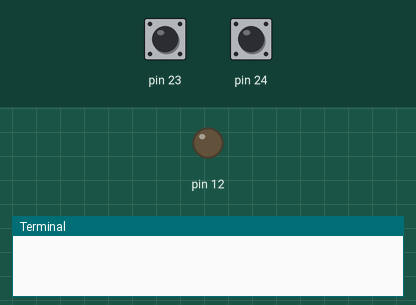
The program below on a simulated Raspberry Pi (header pin numbers). Parts: output pins drawn as LEDs (lit = HIGH), the last lines printed to the terminal. The test bench sets the inputs (shaded band); at power-on: pin 23 LOW, pin 24 HIGH.

Above: at 1.2 s.
1.3 s: pin 23 pulled HIGH for 0.15 s
At 2.1 s:
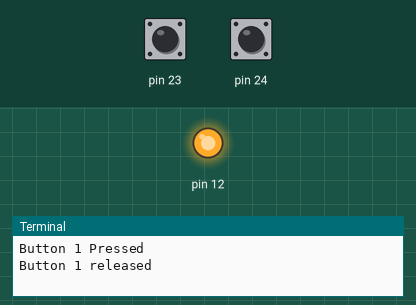
2.9 s: pin 24 pulled LOW for 0.15 s
At 3.3 s:
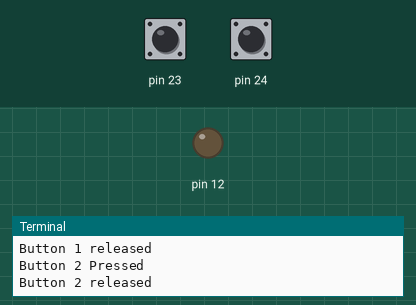
4.5 s: pin 23 pulled HIGH for 1 s
At 5.8 s:
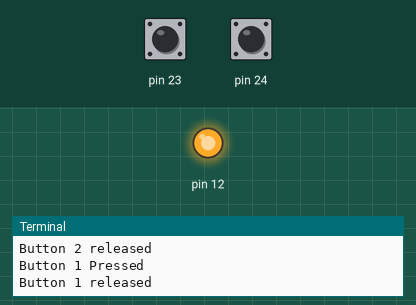
Timing chart, 0 to 7.5 s (numbered marks = the images above; inputs shaded):
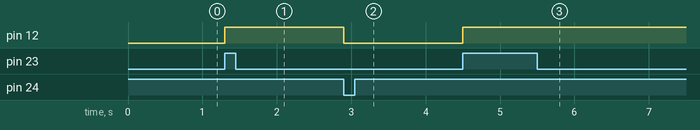

Measured:
- after the input at 1.3 s, pin 12: LOW → HIGH at once
- after the input at 2.9 s, pin 12: HIGH → LOW at once
- after the input at 4.5 s, pin 12: LOW → HIGH at once

The program:

LEDandButton.py
```python
#!/usr/bin/env python

import RPi.GPIO as GPIO
import time

GPIO.setmode(GPIO.BOARD) #BCM -- GPIO Number ; BOARD -- Pin Number
GPIO.setup(12,GPIO.OUT)
GPIO.setup(23, GPIO.IN, pull_up_down = GPIO.PUD_DOWN)
GPIO.setup(24, GPIO.IN, pull_up_down = GPIO.PUD_UP)


try:
	while True:


		GPIO.wait_for_edge(23, GPIO.RISING)
		print("Button 1 Pressed")
		GPIO.output(12,True)

		GPIO.wait_for_edge(23, GPIO.FALLING)
		print("Button 1 released")

		GPIO.wait_for_edge(24, GPIO.FALLING)
		print("Button 2 Pressed")
		GPIO.output(12,False)
		GPIO.wait_for_edge(24, GPIO.RISING)
		print("Button 2 released")


except KeyboardInterrupt: # wait for ctrl+C Command
	GPIO.cleanup() # Will delete GPIO Setup
 	print "hello World"
```
